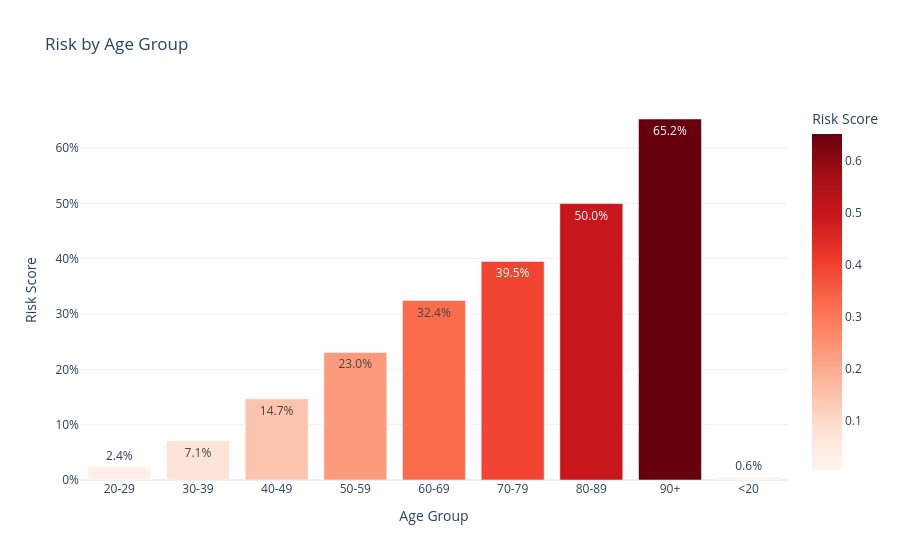

The notebook cell this image was saved under:
### Markdown cell above
### Age Analyse

### Code cell
df_analyze['age_group'] = pd.cut(
    df_analyze['anchor_age'], 
    bins=[0, 20, 30, 40, 50, 60, 70, 80, 90, 120],  # 0-20, 20-30, ..., 90-120
    labels=['<20', '20-29', '30-39', '40-49', '50-59', '60-69', '70-79', '80-89', '90+']
)
df_analyze['age_group'] = df_analyze['age_group'].astype(str)

df_age_mean = df_analyze.groupby('age_group')['risk_score'].mean().reset_index()

fig2 = px.bar(
    df_age_mean, 
    x='age_group', 
    y='risk_score',
    text_auto='.1%',
    title='Risk by Age Group',
    labels={'risk_score': 'Risk Score', 'age_group': 'Age Group'},
    color='risk_score',
    color_continuous_scale='Reds',
    template="plotly_white"
)
fig2.update_layout(yaxis_tickformat='.0%')
fig2.show()

### Figure 1 — Plotly figure (JSON) as saved in the notebook; plotly's stock layout.template omitted (floating-point values rounded to 4 significant figures)
{"data": [{"hovertemplate": "Age Group=%{x}<br>Risk Score=%{marker.color}<extra></extra>", "legendgroup": "", "marker": {"color": [0.0242, 0.07108, 0.1466, 0.2305, 0.3244, 0.395, 0.4995, 0.6524, 0.005522], "coloraxis": "coloraxis", "pattern": {"shape": ""}}, "name": "", "orientation": "v", "showlegend": false, "textposition": "auto", "texttemplate": "%{y:.1%}", "type": "bar", "x": ["20-29", "30-39", "40-49", "50-59", "60-69", "70-79", "80-89", "90+", "<20"], "xaxis": "x", "y": [0.0242, 0.07108, 0.1466, 0.2305, 0.3244, 0.395, 0.4995, 0.6524, 0.005522], "yaxis": "y"}], "layout": {"barmode": "relative", "coloraxis": {"colorbar": {"title": {"text": "Risk Score"}}, "colorscale": [[0, "rgb(255,245,240)"], [0.125, "rgb(254,224,210)"], [0.25, "rgb(252,187,161)"], [0.375, "rgb(252,146,114)"], [0.5, "rgb(251,106,74)"], [0.625, "rgb(239,59,44)"], [0.75, "rgb(203,24,29)"], [0.875, "rgb(165,15,21)"], [1, "rgb(103,0,13)"]]}, "legend": {"tracegroupgap": 0}, "title": {"text": "Risk by Age Group"}, "xaxis": {"anchor": "y", "domain": [0, 1], "title": {"text": "Age Group"}}, "yaxis": {"anchor": "x", "domain": [0, 1], "tickformat": ".0%", "title": {"text": "Risk Score"}}}}
